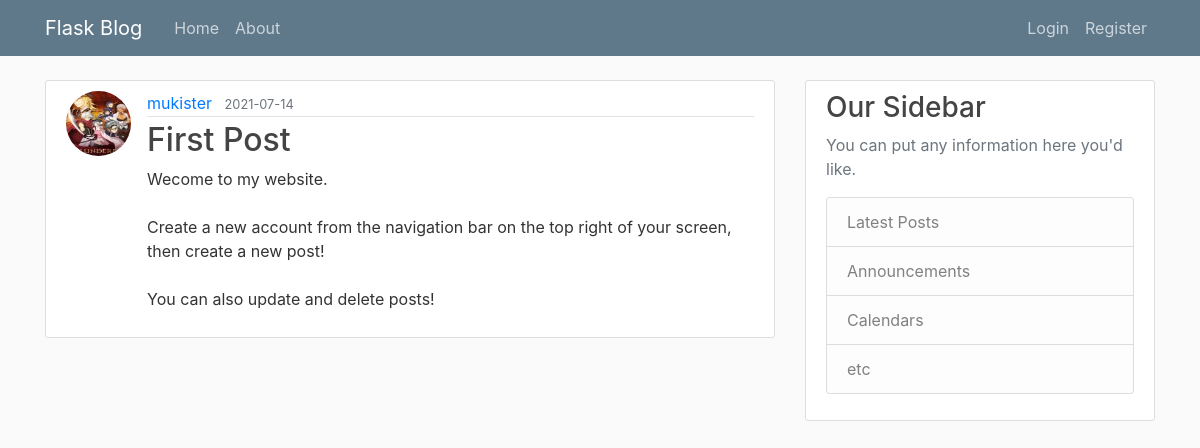
/post/1, run on the app's committed database.
### flaskblog/models.py (models this page shows, shortened)
class User(db.Model, UserMixin):
    id = db.Column(db.Integer, primary_key=True)
    username = db.Column(db.String(20), unique=True, nullable=False)
    email = db.Column(db.String(20), unique=True, nullable=False)
    image_file = db.Column(db.String(120), nullable=False, default='default.jpg')
    password = db.Column(db.String(60), nullable=False)
    posts = db.relationship('Post', backref='author', lazy=True)

class Post(db.Model):
    id = db.Column(db.Integer, primary_key=True)
    title = db.Column(db.String(100), nullable=False)
    date_posted = db.Column(db.DateTime, nullable=False, default=datetime.utcnow)
    content = db.Column(db.Text, nullable=False)
    user_id = db.Column(db.Integer, db.ForeignKey('user.id'), nullable=False)

### flaskblog/routes.py (the view)
@app.route('/post/<int:post_id>')
def post(post_id):
    post = Post.query.get_or_404(post_id)
    return render_template('post.html', title=post.title, post=post)

### flaskblog/templates/post.html (shortened to what this page needs)
{% extends "layout.html" %}
{% block content %}
        <article class="media content-section">
            <img  class="rounded-circle article-img" src="{{ url_for('static', filename='profile_pics/' + post.author.image_file) }}" alt="">
            <div class="media-body">
                <div class="article-metadata">
                    <a class="mr-2" href="#">{{ post.author.username }}</a>
                    <small class="text-muted" >{{ post.date_posted.strftime('%Y-%m-%d') }}</small>
                </div>
                <h2 class="article-title">{{ post.title }}</h2>
                <p class="article-content"> {{ post.content }} </p>
            </div>
        </article>
{% endblock content %}

### flaskblog/static/main.css (style rules this page uses)
body { background: #fafafa; color: #333333; margin-top: 5rem; }
h1, h2, h3, h4, h5, h6 { color: #444444; }
.content-section { background: #ffffff; padding: 10px 20px; border: 1px solid #dddddd; border-radius: 3px; margin-bottom: 20px; }
.article-title { color: #444444; }
.article-content { white-space: pre-line; }
.article-img { height: 65px; width: 65px; margin-right: 16px; }
.article-metadata { padding-bottom: 1px; margin-bottom: 4px; border-bottom: 1px solid #e3e3e3 }

### data on the page
User: image_file (picture), author.username "mukister"
Post: date_posted "2021-07-14", title "First Post", content "Wecome to my website. Create a new account from the navigation bar on the top right of your screen, then create a new post! You can also update and delete posts!"
